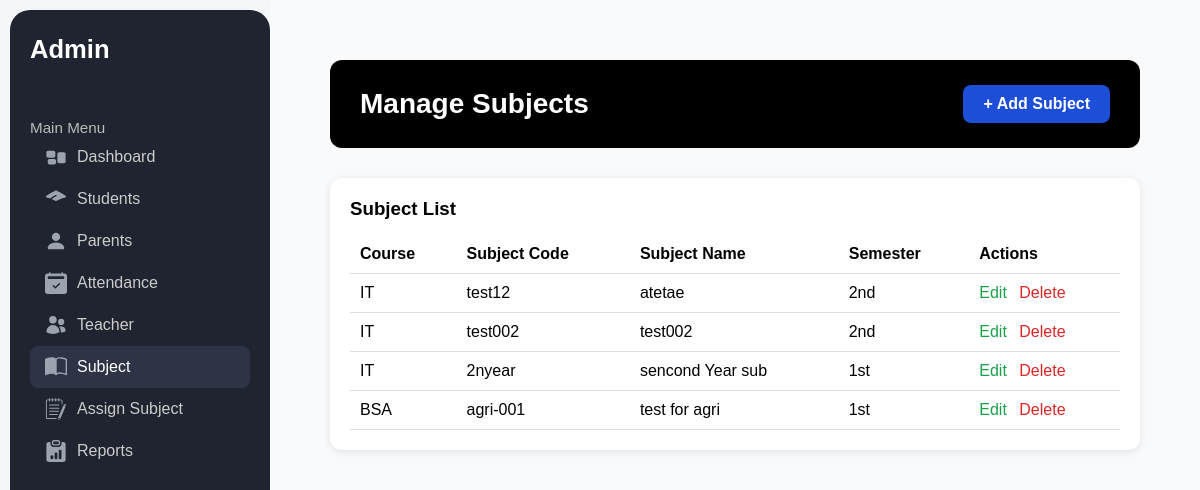
The app's page /academic/subjects/ with its own data.
### academics/models.py (models this page shows, shortened)
class Subject(models.Model):
    course = models.ForeignKey(Course, on_delete=models.SET_NULL, null=True)
    subject_code = models.CharField(max_length=20)
    name = models.CharField(max_length=255)
    semester_number = models.CharField(max_length=3, choices=[('1st','1st Semester'),('2nd','2nd Semester')])
    class Meta:
        unique_together = ('subject_code','semester_number')

class Course(models.Model):
    name = models.CharField(max_length=255)
    description = models.CharField(max_length=255)
    def __str__(self):
        return f"{self.name} - {self.description}"

### academics/views.py (the view)
# urls.py: path('subjects/', views.manage_subject, name='manage_subjects'),
def manage_subject(request):
    subjects = Subject.objects.all()
    courses = Course.objects.all()
    add_form = SubjectForm()
    return render(request, 'dashboard/managesubjects.html', {
        'subjects': subjects,
        'add_form': add_form,
        'courses': courses,
        'active': 'subjects',
    })

### dashboard/templates/dashboard/managesubjects.html (shortened to what this page needs)
{% extends 'base.html' %}
{% load static %}
{% block content %}
<div class="dashboard-container">
  <div class="dashboard-header flex justify-between items-center">
    <h2>Manage Subjects</h2>
    <a href="#" class="add-subject-btn" id="openModalSubject">+ Add Subject</a>
  </div>
  <div class="bottom-section">
    <div class="attendance-box">
      <h3>Subject List</h3>
      <table class="recent-table">
        <thead>
          <tr>
            <th>Course</th>
            <th>Subject Code</th>
            <th>Subject Name</th>
            <th>Semester</th>
            <th>Actions</th>
          </tr>
        </thead>
        <tbody>
          {% for subject in subjects %}
          <tr>
            <td>{{ subject.course.name }}</td>
            <td>{{ subject.subject_code }}</td>
            <td>{{ subject.name }}</td>
            <td>{{ subject.semester_number }}</td>
            <td>
              <a href="#" class="edit-btn" data-target="#editModal{{ subject.id }}">Edit</a>
              <a href="#" class="delete-btn" data-target="#deleteModal{{ subject.id }}">Delete</a>
            </td>
          </tr>
          {% empty %}
          <tr>
            <td colspan="5" style="text-align:center;">No subjects found</td>
          </tr>
          {% endfor %}
        </tbody>
      </table>
    </div>
  </div>
</div>
{% endblock %}

### core/static/css/styles.css (style rules this page uses)
* { margin: 0; padding: 0; box-sizing: border-box; font-family: "Poppins", sans-serif; }
body { background-color: #f5f6fa; display: flex; height: 100vh; color: #fff; }
.dashboard-container { padding: 30px; font-family: 'Poppins', sans-serif; }
.dashboard-header { background: #000; color: #fff; padding: 25px 30px; border-radius: 12px; margin-bottom: 30px; }
.dashboard-header h2 { margin: 0; font-size: 28px; font-weight: 700; }
.bottom-section { display: flex; gap: 20px; }
.attendance-box, .recent-box { background: #fff; border-radius: 12px; box-shadow: 0 2px 8px rgba(0,0,0,0.1); padding: 20px; flex: 1; }
.recent-table { width: 100%; border-collapse: collapse; margin-top: 15px; }
.recent-table th, .recent-table td { border-bottom: 1px solid #ddd; padding: 10px; text-align: left; }
.add-student-btn , .add-subject-btn { background-color: #1d4ed8; color: #fff; padding: 10px 20px; border-radius: 8px; text-decoration: none; font-weight: 600; transition: background-color 0.3s ease; }
.dashboard-header { display: flex; justify-content: space-between; align-items: center; background: #000; color: #fff; padding: 25px 30px; border-radius: 12px; margin-bottom: 30px; }
.attendance-box { flex: 1; background: #fff; border-radius: 12px; box-shadow: 0 2px 8px rgba(0,0,0,0.1); padding: 20px; }
.edit-btn { color: #16a34a; text-decoration: none; margin-right: 8px; font-weight: 500; }
.delete-btn { color: #dc2626; text-decoration: none; font-weight: 500; }
.add-subject-btn { background-color: #1d4ed8; color: #fff; padding: 10px 20px; border-radius: 8px; text-decoration: none; font-weight: 600; transition: background-color 0.3s ease; }

### records on screen
Subject: course.name "IT", subject_code "test12", name "atetae", semester_number "2nd"
Subject: course.name "IT", subject_code "test002", name "test002", semester_number "2nd"
Subject: course.name "IT", subject_code "2nyear", name "sencond Year sub", semester_number "1st"
Subject: course.name "BSA", subject_code "agri-001", name "test for agri", semester_number "1st"
